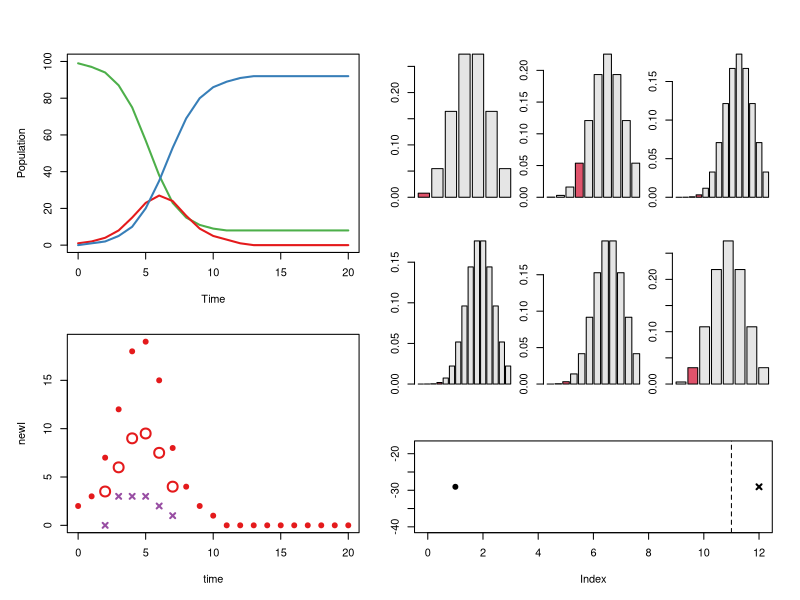
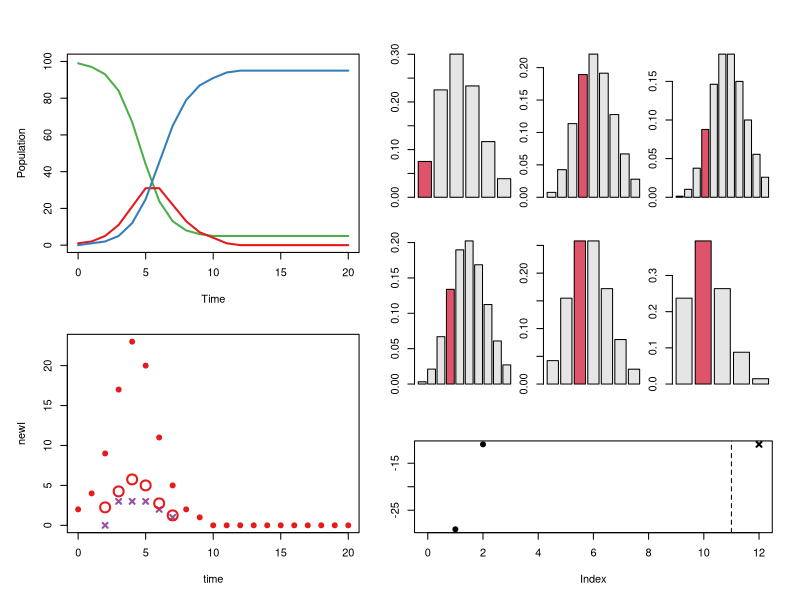

Recreate these plots in R, in order.
rm(list = ls())
true_beta = 2
true_gamma = 1
true_rho = 0.25
true_i0 = 0.01
true_rho = 0.25
true_N = 100

complete_pars <- function(beta = true_beta, gamma = true_gamma, N = true_N, 
                          i0 = true_i0, rho = true_rho, duration = 20, dt = 1){
  pars = data.frame(beta = beta, gamma = gamma, N = N,
                    i0 = i0, rho = rho, duration = duration, dt = dt)
  return(pars)
}

run_SIR <- function(pars){
  beta = pars[['beta']]
  gamma = pars[['gamma']]
  N = pars[['N']]
  i0 = pars[['i0']]
  rho = pars[['rho']]
  dt = pars[['dt']]
  duration = pars[['duration']]
  dt = pars[['dt']]
  times = seq(0,duration, by = dt)
  SIR_df = data.frame(time = times, 
                      S = 0, I = 0, R = 0, newI = 0, newC = 0)
  SIR_df$I[1] <- round(i0*N)
  SIR_df$S[1] <- N - SIR_df$I[1]
  
  for (t_num in seq_along(head(times, -1))){
    S = SIR_df$S[t_num]
    I = SIR_df$I[t_num]
    R = SIR_df$R[t_num]
    #
    newI = round(S * (1 - exp(-beta * I / N * dt)))
    newR = round(I * (1 - exp(-gamma * dt)))
    newC = rbinom(1, newI, prob = rho)
    #
    SIR_df$S[t_num + 1] = S - newI
    SIR_df$I[t_num + 1] = I + newI - newR
    SIR_df$R[t_num + 1] = R + newR
    SIR_df$newI[t_num] = newI
    SIR_df$newC[t_num] = newC
  }
  return(SIR_df)
}

true_pars = complete_pars()
true_df = run_SIR(true_pars)

require(RColorBrewer)

SIR_COLS = brewer.pal(4, 'Set1')[c(3, 1, 2, 4)]

obs_weeks = 2:7
obs_df <- true_df[which(true_df$time %in% obs_weeks), c("time", "newC")]

plot_sir = function(df, rho){
  time = df[['time']]
  S = df[['S']]
  I = df[['I']]
  R = df[['R']]
  newI = df[['newI']]
  
  obs_weeks = obs_df[['time']]
  #
  plot(time, S, type = 'l', xlab = 'Time', ylab = 'Population', ylim = c(0, max(S+I+R)), lwd = 2, col = SIR_COLS[1])
  lines(time, I, lwd = 2, col = SIR_COLS[2])
  lines(time, R, lwd = 2, col = SIR_COLS[3])
  #
  obs_locs <- which(time %in% obs_weeks)
  plot(time, newI, col = SIR_COLS[2], pch = 19)
  points(obs_df$time, obs_df$newC, col = SIR_COLS[4], pch = 4, lwd = 2)
  points(time[obs_locs], rho * newI[obs_locs], col = SIR_COLS[2], cex = 2, lwd = 2)
}

plot_likelihood <- function(rho, newI, newC, tol = 1e-1){
  prob_df = data.frame(obs = 0:newI,
                       prob = dbinom(0:newI, newI, prob = rho))
  prob_df$rel_prob = prob_df$prob / max(prob_df$prob)
  xmin <- max(min(min(which(prob_df$rel_prob > tol))-1, newC - 5), 0)
  xmax <- min(max(max(which(prob_df$rel_prob > tol)), newC + 5), newI)
  prob_df$keep <- 0
  prob_df$keep[xmin:xmax] <- 1
  prob_df$COL <- 1
  prob_df$COL[which(prob_df$obs == newC)] <- 2
  COLS <- c(rgb(0,0,0,.1), 2)
  barplot(prob_df$prob[prob_df$keep == 1], col = COLS[prob_df$COL[prob_df$keep == 1]])
}

get_ll = function(rho, df, obs_df){
  obs_weeks = obs_df[['time']]
  #
  newC_vec = obs_df[['newC']]
  newI_vec <- df[['newI']][which(df[['time']] %in% obs_weeks)]
  #
  ll = sum(dbinom(newC_vec, newI_vec, prob = rho, log = TRUE))
  #
  return(ll)
}

plot_obs <- function(rho, df, obs_df){
  obs_weeks = obs_df[['time']]
  for (o_num in seq_along(obs_weeks)){
    tmp_newI <- df$newI[which(df$time == obs_weeks[o_num])]
    tmp_newC <- obs_df$newC[which(obs_df$time == obs_weeks[o_num])]
    plot_likelihood(rho, tmp_newI, tmp_newC)
  }
}

plot_lls <- function(current, history){
  ll_vec <- history[['ll_vec']]
  best_ll <- history[['best']][['ll']]
  n_track <- length(ll_vec)
  #
  plot(ll_vec, xlim = c(0, n_track + 2),
       ylim = c(min(ll_vec, na.rm = TRUE),
                best_ll), pch = 19)
  abline(v = n_track + 1, lty = 2)
  points(n_track + 2, best_ll, pch = 4, lwd = 2)
}


update_plot <- function(current, history, obs_df){
  panels = c(1, 3, 4, 5, 1, 3, 4, 5,
             1, 6, 7, 8, 2, 6, 7, 8,
             2, 9, 9, 9, 2, 9, 9, 9)
  
  layout(matrix(panels, 6, 4, byrow = TRUE),
         widths = c(3,1,1,1)) 
  par(mar=c(5.1,5.1,1.1,2.1), oma = c(0,0,3,2))
  plot_sir(current[['df']], current[['pars']][['rho']])
  par(mar=c(2.1,2.1,1.1,.1))  
  plot_obs(current[['pars']][['rho']], current[['df']], obs_df)
  #
  par(mar = c(5.1,2.1,2.1,.1))
  plot_lls(current, history)
}

run_pars <- function(pars, obs_df){
  df = run_SIR(pars)
  ll = get_ll(pars[['rho']], df, obs_df)
  return(list(ll = ll, pars = pars, df = df))
}

init_best = function(init_pars, n_track, obs_df){
  df = run_SIR(init_pars)
  ll <- get_ll(init_pars[['rho']], df, obs_df)
  # 
  return(list(ll_vec = rep(NA, n_track),
              best = list(ll = ll, pars = init_pars, df = df)))
}


update_history <- function(current, history){
  current_ll <- current[['ll']]
  #
  ll_vec <- history[['ll_vec']]
  best_ll <- history[['best']][['ll']]
  n_track <- length(ll_vec)
  length_not_na_lls <- length(which(!is.na(ll_vec)))
  #
  if (length_not_na_lls < n_track){
    ll_vec[length_not_na_lls + 1] <- current_ll
  } else {
    ll_vec <- c(ll_vec[-1], current_ll)
  }
  history[['ll_vec']] <- ll_vec
  #
  if (current_ll > best_ll){
    history[['best']] = list(ll = current_ll, pars = current['pars'], df = current['df'])
  }
  return(history)
}

run_guess <- function(guess_pars, history, obs_df){
  current <- run_pars(guess_pars, obs_df)
  history <- update_history(current, history)
  update_plot(current, history, obs_df)
  return(history)
}

n_track = 10

init_beta = 1.8
init_gamma = 1.1
init_rho = 0.5
history = init_best(complete_pars(beta = init_beta, 
                                  gamma = init_gamma, 
                                  rho = init_rho),
                    n_track, obs_df)
############
# Start here
############

guess_beta = 1.8
guess_gamma = 1.1
guess_rho = 0.5


history <- run_guess(complete_pars(beta = guess_beta,
                                   gamma = guess_gamma,
                                   rho = guess_rho), history, obs_df)
guess_beta = 2
guess_gamma = 1
guess_rho = 0.25


history <- run_guess(complete_pars(beta = guess_beta,
                                   gamma = guess_gamma,
                                   rho = guess_rho), history, obs_df)
